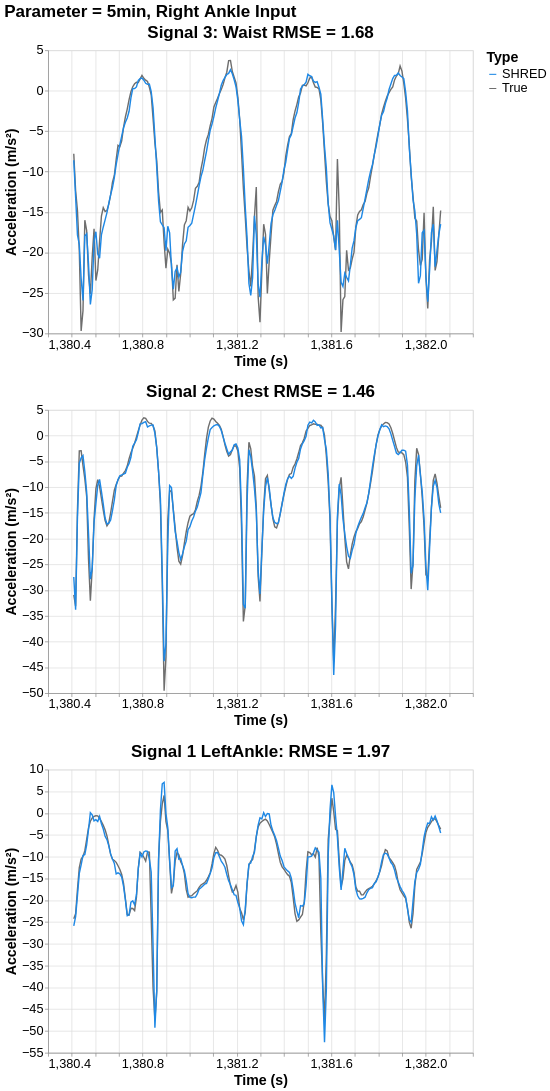

The notebook cell saved with this chart:
### Code cell
# format: ft.extractSignal(output_location, output_signal, output_axis, df_SHRED_tidy)
    # output_location: 'Chest', 'Waist', 'RightAnkle', 'LeftAnkle'
    # output_signal: 'Acceleration', 'Angular Velocity', 'Magnetic Field'
    # output_axis: 'x', 'y', z'

Signal1 = ft.extractSignal('LeftAnkle', 'Acceleration', 'x', df_SHRED_tidy)
Signal2 = ft.extractSignal('Chest', 'Acceleration', 'x', df_SHRED_tidy)
Signal3 = ft.extractSignal('Waist', 'Acceleration', 'x', df_SHRED_tidy)
#Signal4 = ft.extractSignal('LeftAnkle', 'Angular Velocity', 'x', df_SHRED_tidy)

my_scheme = ['#1e88e5', "#6E6E6E"] # '#014337', '#1e88e5', '#DB1048'

# Compute error: ft.rmse_error, ft.mae_error, OR ft.mbe_error
Signal1_error = ft.rmse_error(Signal1[Signal1['Type'] == 'True']['Value'], Signal1[Signal1['Type'] == 'SHRED']['Value'])
Signal2_error = ft.rmse_error(Signal2[Signal2['Type'] == 'True']['Value'], Signal2[Signal2['Type'] == 'SHRED']['Value'])
Signal3_error = ft.rmse_error(Signal3[Signal3['Type'] == 'True']['Value'], Signal3[Signal3['Type'] == 'SHRED']['Value'])

# plot left ankle acceleration
line1 = alt.Chart(Signal1).mark_line().encode(
    x=alt.X('Time:Q', title='Time (s)'),
    y=alt.Y('Value:Q', title='Acceleration (m/s\u00b2)'),
    color=alt.Color('Type:N', scale=alt.Scale(range=my_scheme))
).properties(
    width=600,
    height=400,
    title=f'Signal 1 LeftAnkle: RMSE = {Signal1_error:.2f}'  # Can change this title to be specific to the output signal
)
# plot chest acceleration
line2 = alt.Chart(Signal2).mark_line().encode(
    x=alt.X('Time:Q', title='Time (s)'),
    y=alt.Y('Value:Q', title='Acceleration (m/s\u00b2)'),
    color=alt.Color('Type:N', scale=alt.Scale(range=my_scheme))
).properties(
    width=600,
    height=400,
    title=f'Signal 2: Chest RMSE = {Signal2_error:.2f}'  # Can change this title to be specific to the output signal
)

# plot Waist acceleration
line3 = alt.Chart(Signal3).mark_line().encode(
    x=alt.X('Time:Q', title='Time (s)'),
    y=alt.Y('Value:Q', title='Acceleration (m/s\u00b2)'),
    color=alt.Color('Type:N', scale=alt.Scale(range=my_scheme))
).properties(
    width=600,
    height=400,
    title=f'Signal 3: Waist RMSE = {Signal3_error:.2f}'  # Can change this title to be specific to the output signal
)

final_chart = alt.vconcat(line3, line2, line1).properties(
    title=f'Parameter = {save_tag}, Right Ankle Input' # Can change this title to match the input sensor
    # increase font size
).configure_axis(
    labelFontSize=18,
    titleFontSize=20
).configure_title(
    fontSize=24
).configure_legend(
    labelFontSize=18,
    titleFontSize=20
)

final_chart

### Figure 1 — Vega-Lite specification as saved in the notebook (floating-point values rounded to 4 significant figures; data arrays with more than 128 entries replaced by an {"elided": "..."} marker saying what was removed)
{"config": {"view": {"continuousWidth": 300, "continuousHeight": 300}, "axis": {"labelFontSize": 18, "titleFontSize": 20}, "legend": {"labelFontSize": 18, "titleFontSize": 20}, "title": {"fontSize": 24}}, "vconcat": [{"data": {"name": "data-f817306181627dcb40b6310c65ab63e1"}, "mark": {"type": "line"}, "encoding": {"color": {"field": "Type", "scale": {"range": ["#1e88e5", "#6E6E6E"]}, "type": "nominal"}, "x": {"field": "Time", "title": "Time (s)", "type": "quantitative"}, "y": {"field": "Value", "title": "Acceleration (m/s²)", "type": "quantitative"}}, "height": 400, "title": "Signal 3: Waist RMSE = 1.68", "width": 600}, {"data": {"name": "data-b113b47af97b252bfeeee02fafffd18f"}, "mark": {"type": "line"}, "encoding": {"color": {"field": "Type", "scale": {"range": ["#1e88e5", "#6E6E6E"]}, "type": "nominal"}, "x": {"field": "Time", "title": "Time (s)", "type": "quantitative"}, "y": {"field": "Value", "title": "Acceleration (m/s²)", "type": "quantitative"}}, "height": 400, "title": "Signal 2: Chest RMSE = 1.46", "width": 600}, {"data": {"name": "data-9899c8c42c3a154631c1678759e3eb4e"}, "mark": {"type": "line"}, "encoding": {"color": {"field": "Type", "scale": {"range": ["#1e88e5", "#6E6E6E"]}, "type": "nominal"}, "x": {"field": "Time", "title": "Time (s)", "type": "quantitative"}, "y": {"field": "Value", "title": "Acceleration (m/s²)", "type": "quantitative"}}, "height": 400, "title": "Signal 1 LeftAnkle: RMSE = 1.97", "width": 600}], "title": "Parameter = 5min, Right Ankle Input", "$schema": "https://vega.github.io/schema/vega-lite/v5.20.1.json", "datasets": {"data-f817306181627dcb40b6310c65ab63e1": {"elided": "400 records"}, "data-b113b47af97b252bfeeee02fafffd18f": {"elided": "400 records"}, "data-9899c8c42c3a154631c1678759e3eb4e": {"elided": "400 records"}}}
